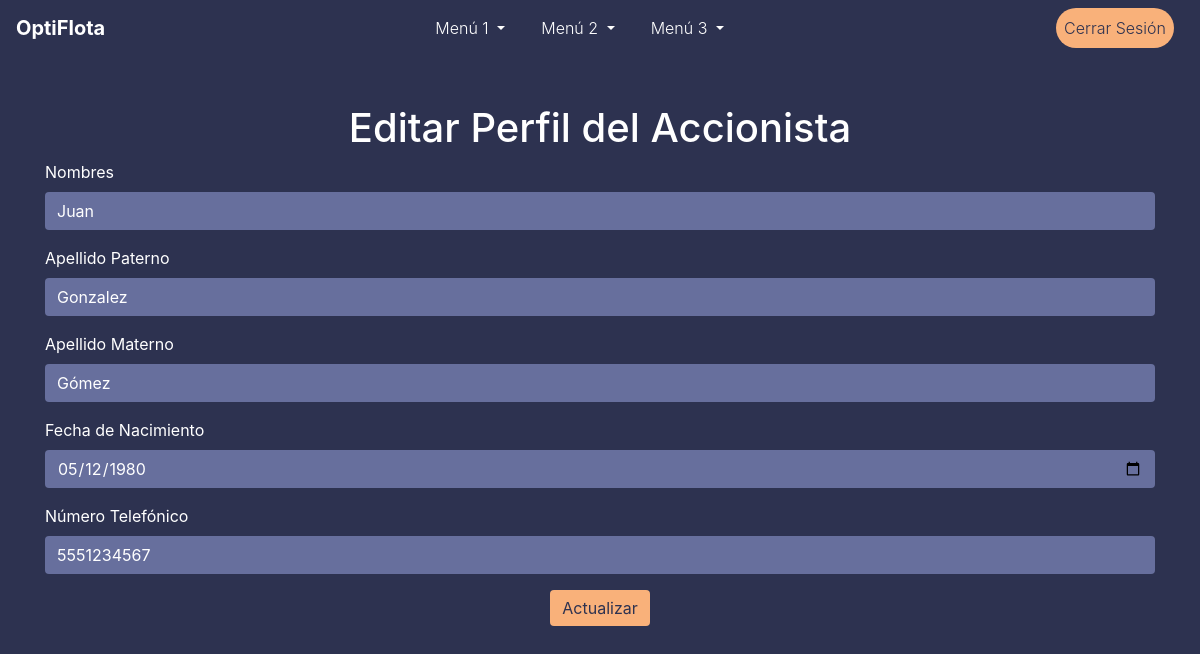
The page /owners/edit_owner/1 (signed in) on the database its author committed.
### models.py (models this page shows)
class Accionista(db.Model):
    id = db.Column(db.Integer, primary_key=True)
    nombres = db.Column(db.String(50), nullable=False)
    apellido_paterno = db.Column(db.String(50), nullable=False)
    apellido_materno = db.Column(db.String(50), nullable=False)
    fecha_nacimiento = db.Column(db.Date, nullable=False)
    numero_telefonico = db.Column(db.String(20), nullable=False)

### routes/edit_owner.py (the view, shortened to what this page needs)
@edit_owner_bp.route('/edit_owner/<int:owner_id>', methods=['GET', 'POST'])
@login_required
def edit_owner(owner_id):
    owner = Accionista.query.get_or_404(owner_id)
    form = EditOwnerForm(obj=owner)
    return render_template('edit_owner.html', form=form, owner=owner)

### forms.py
class EditOwnerForm(FlaskForm):
    nombres = StringField('Nombres', validators=[DataRequired()])
    apellido_paterno = StringField('Apellido Paterno', validators=[DataRequired()])
    apellido_materno = StringField('Apellido Materno', validators=[DataRequired()])
    fecha_nacimiento = DateField('Fecha de Nacimiento', format='%Y-%m-%d', validators=[DataRequired()])
    numero_telefonico = StringField('Número Telefónico', validators=[DataRequired()])
    submit = SubmitField('Actualizar')

### app.py (called while the page is built)
@login_manager.user_loader
def load_user(user_id):
    return User.query.get(int(user_id))

### templates/edit_owner.html (shortened to what this page needs)
{% extends "topmenu_template.html" %}
{% block content %}
<div class="container mt-5">
    <h1 class="text-center">Editar Perfil del Accionista</h1>
    <form method="POST" action="{{ url_for('edit_owner_bp.edit_owner', owner_id=owner.id) }}">
        <div class="form-group">
            {{ form.nombres.label(class="form-label") }}
            {{ form.nombres(class="form-control") }}
        </div>
        <div class="form-group">
            {{ form.apellido_paterno.label(class="form-label") }}
            {{ form.apellido_paterno(class="form-control") }}
        </div>
        <div class="form-group">
            {{ form.apellido_materno.label(class="form-label") }}
            {{ form.apellido_materno(class="form-control") }}
        </div>
        <div class="form-group">
            {{ form.fecha_nacimiento.label(class="form-label") }}
            {{ form.fecha_nacimiento(class="form-control") }}
        </div>
        <div class="form-group">
            {{ form.numero_telefonico.label(class="form-label") }}
            {{ form.numero_telefonico(class="form-control") }}
        </div>
        <div class="form-group text-center">
            {{ form.submit(class="btn btn-primary") }}
        </div>
    </form>
</div>
{% endblock %}

### static/css/styles.css (style rules this page uses)
:root { --color-fondo: #424769; --color-fondo-mas-fondo: #2d3250; --color-texto: #ffffff; --color-relleno-textbox: #676f9d; --color-boton: #f9b17a; }
body { background-color: var(--color-fondo-mas-fondo); color: var(--color-texto); }
.form-control { background-color: var(--color-relleno-textbox); color: var(--color-texto); border: none; }
.form-control::placeholder { color: var(--color-texto); }
.btn-primary { background-color: var(--color-boton); border: none; color: var(--color-fondo-mas-fondo) !important; }

### rows shown on the page
Accionista: nombres "Juan", apellido_paterno "Gonzalez", apellido_materno "Gómez", fecha_nacimiento "05/12/1980", numero_telefonico "5551234567"
